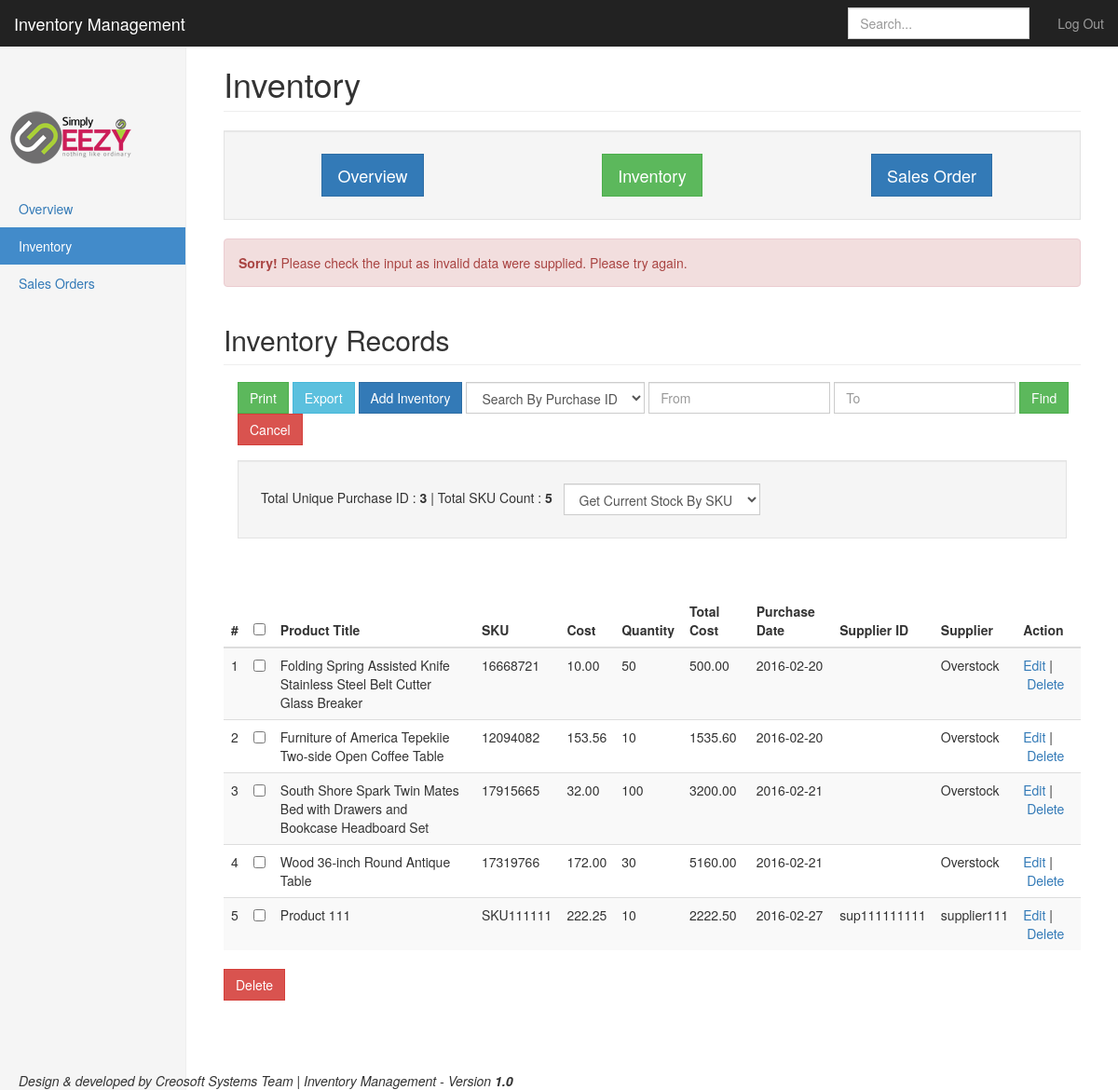
The page /inventory.php?invalid=1 (signed in) on the database its author committed.
### tables this page shows
CREATE TABLE IF NOT EXISTS `inventory` (
  `id` int(11) NOT NULL AUTO_INCREMENT,
  `purchase_id` varchar(50) NOT NULL,
  `supplier_id` varchar(150) NOT NULL,
  `purchase_date` date NOT NULL,
  `sku` varchar(100) NOT NULL,
  `title` varchar(250) NOT NULL,
  `supplier` varchar(250) NOT NULL,
  `cost_price` decimal(10,2) NOT NULL DEFAULT '0.00',
  `quantity` int(11) NOT NULL,
  `total_cost` decimal(10,2) NOT NULL DEFAULT '0.00',
  `status` int(11) NOT NULL DEFAULT '1',
  `date_added` datetime NOT NULL,
  `date_modified` datetime NOT NULL,
  `product_image` varchar(250) DEFAULT NULL,
  PRIMARY KEY (`id`),
  UNIQUE KEY `sku` (`sku`)
);

### inventory.php (the view, shortened to what this page needs)
<?php
include('db.php');
$limit = 10;
if (isset($_GET["page"])) { $page  = $_GET["page"]; } else { $page=1; };
$start_from = ($page-1) * $limit;
$qInv = (isset($_REQUEST['searchInventory']))?$_REQUEST['searchInventory']:'';
$from_date = (isset($_REQUEST['from_date']))?urldecode($_REQUEST['from_date']):'';
$to_date = (isset($_REQUEST['to_date']))?urldecode($_REQUEST['to_date']):'';
$purchase_id = (isset($_REQUEST['purchase_id']))?$_REQUEST['purchase_id']:'';
$selectInvSql = "";
if(!empty($from_date) && !empty($to_date)){
	$from_date_ymd = date("Y-m-d", strtotime($from_date));
	$to_date_ymd = date("Y-m-d", strtotime($to_date));
	$selectInvSql = "SELECT id, purchase_id, supplier_id, title, sku, cost_price, quantity, total_cost, purchase_date, supplier FROM inventory WHERE purchase_date BETWEEN '".$from_date_ymd."' AND '".$to_date_ymd."' LIMIT $start_from, $limit";
}else if(!empty($qInv)){
	$selectInvSql = "SELECT id, purchase_id, supplier_id, title, sku, cost_price, quantity, total_cost, purchase_date, supplier FROM inventory WHERE title LIKE '%".$qInv."%' LIMIT $start_from, $limit";
}else if(!empty($purchase_id)){
	$selectInvSql = "SELECT id, purchase_id, supplier_id, title, sku, cost_price, quantity, total_cost, purchase_date, supplier FROM inventory WHERE purchase_id LIKE '%".$purchase_id."%' LIMIT $start_from, $limit";
}else{
	$selectInvSql = "SELECT id, purchase_id, supplier_id, title, sku, cost_price, quantity, total_cost, purchase_date, supplier FROM inventory LIMIT $start_from, $limit";
}
if(!empty($selectInvSql)){
	$selectInvSqlStatement = $myMySQLPDOCon->prepare($selectInvSql);
	$selectInvSqlParameter = array();
	$selectInvSqlStatement->execute($selectInvSqlParameter);
	$inventoryRecords = array();
	$inventoryRecords = $selectInvSqlStatement->fetchAll();
}
function getCount($field){
	global $myMySQLPDOCon;
	$selectInvSql3 = "SELECT DISTINCT(`".$field."`) FROM inventory";
	$selectInvSqlStatement3 = $myMySQLPDOCon->prepare($selectInvSql3);
	$selectInvSqlParameter3 = array();
	$selectInvSqlStatement3->execute($selectInvSqlParameter3);
	$inventoryRecords3 = $selectInvSqlStatement3->fetchAll();
	return count($inventoryRecords3);
}
	$total_records = 0;
	$selectInvSql4 = "SELECT count(*) AS total_record FROM inventory";
	$selectInvSqlStatement4 = $myMySQLPDOCon->prepare($selectInvSql4);
	$selectInvSqlParameter4 = array();
	$selectInvSqlStatement4->execute($selectInvSqlParameter4);
	$inventoryRecords4 = $selectInvSqlStatement4->fetchAll();
	if(count($inventoryRecords4)>0){
		$total_records = $inventoryRecords4[0]["total_record"];
	}
?>
<!DOCTYPE html>
<html lang="en">
  <head>
    <link href="css/bootstrap.min.css" rel="stylesheet">
    <link href="css/ie10-viewport-bug-workaround.css" rel="stylesheet">
    <link href="css/dashboard.css" rel="stylesheet">
  </head>
  <body>
    <nav class="navbar navbar-inverse navbar-fixed-top">
      <div class="container-fluid">
        <div class="navbar-header">
		  <a class="navbar-brand" href="#">Inventory Management</a>
        </div>
        <div id="navbar" class="navbar-collapse collapse">
          <ul class="nav navbar-nav navbar-right">
            <li><a href="logout.php">Log Out</a></li>
          </ul>
          <form class="navbar-form navbar-right">
            <input type="text" id="searchInventory" name="searchInventory" class="form-control" placeholder="Search..." value="<?php if(isset($qInv)){echo $qInv;}?>">
          </form>
        </div>
      </div>
    </nav>
    <div class="container-fluid">
      <div class="row">
        <div class="col-sm-3 col-md-2 sidebar">
          <ul class="nav nav-sidebar">
		  <br><img src="images/SimplyEezyLogo.png" ><br>
            <li><a href="dashboard.php">Overview <span class="sr-only">(current)</span></a></li>
			<li class="active"><a href="inventory.php">Inventory</a></li>
			<li><a href="sales.php">Sales Orders</a></li>
          </ul>
         <div style="position:fixed;bottom:0px;margin-right:right;margin-left:auto; font-style:italic"><footer>Design & developed by Creosoft Systems Team | Inventory Management - Version <strong>1.0</strong> </footer></div>
        </div>
        <div class="col-sm-9 col-sm-offset-3 col-md-10 col-md-offset-2 main">
          <h1 class="page-header">Inventory</h1>
		<div class="well well-lg">
			<div class="row">
				<div style=" text-align:center;">
					<div class="col-xs-4">
						<button type="button" class="btn btn-primary btn-lg" onClick='location.href="dashboard.php";'>Overview</button>
					</div>
					<div class="col-xs-4">
						<button type="button" class="btn btn-success btn-lg" onClick='location.href="inventory.php";'>Inventory</button>
					</div>
					<div class="col-xs-4">
						<button type="button" class="btn btn-primary btn-lg" onClick='location.href="sales.php";'>Sales Order</button>
					</div>
				</div>
			</div>
		</div>
		<?php
		$act = "";
		if($act == "added" || $act == "deleted" || $act == "updated"){
		?>
		<div class="alert alert-success" role="alert">
		<strong>Great!</strong> You have successfully <?php echo $act;?> the inventory record.
		</div>
		<?php }elseif($act == "could not be added" || $act == "could not be deleted" || $act == "could not be updated"){ ?>
		<div class="alert alert-danger" role="alert">
			<strong>Sorry!</strong> The inventory record <?php echo $act;?>, Please try again.
		</div>
		<?php }elseif(isset($_REQUEST['invalid'])){ ?>
		<div class="alert alert-danger" role="alert">
			<strong>Sorry!</strong> <?php echo (!empty($_REQUEST['message']))?urldecode($_REQUEST['message']):'Please check the input as invalid data were supplied.';?> Please try again.
		</div>
         <?php } ?>
			<div class="row">
				<div class="col-sm-12">
				<h2 class="sub-header">Inventory Records</h2>
				</div>
			</div>
			<div class="row">
				<div class="col-sm-12">
					<form class="navbar-form navbar-right" name="dateRangeForm" id="dateRangeForm">
					<button onClick="PrintDiv();" type="button" class="btn btn-success btn-large">Print</button>
						<button onClick="location.href='exportInventory.php?sql=<?php echo base64_encode($selectInvSql);?>';" type="button" class="btn btn-info btn-large">Export</button>
						<button onClick="location.href='addInventoryRecord.php';" type="button" class="btn btn-primary btn-large">Add Inventory</button>
						<select name="purchase_id" id="purchase_id" class="form-control" onChange="findPurchaseByID(this.value);">
						<option value="">Search By Purchase ID</option>
						</select>
						<input type="text" name="from_date" id="from_date"  class="form-control" placeholder="From" value="<?php if(isset($_REQUEST['from_date'])){echo $_REQUEST['from_date'];}?>" >
						<input type="text" name="to_date" id="to_date"  class="form-control" placeholder="To" value="<?php if(isset($_REQUEST['to_date'])){echo $_REQUEST['to_date'];}?>" >
						<button type="submit" class="btn btn-success btn-large">Find</button>
						<button id="resetButton" type="reset" class="btn btn-danger btn-large">Cancel</button>
					</form>
					<link rel="stylesheet" href="//code.jquery.com/ui/1.11.4/themes/smoothness/jquery-ui.css">
				</div>
			</div>
		<div class="row">
				<div class="col-sm-12">
				<form class="navbar-form navbar-center" name="dateRangeForm" id="dateRangeForm">
				<div class="well well-lg">Total Unique Purchase ID : <strong><?php echo getCount("purchase_id"); ?></strong> | Total SKU Count : <strong><?php echo getCount("sku"); ?></strong>&nbsp;&nbsp;
				<select name="sku" id="sku" class="form-control" onChange="getStockBySKU(this.value);">
						<option value="">Get Current Stock By SKU</option>
				</select>
				</div>
				</form>
				</div>
</div>
			<br><br>
          <div class="table-responsive">
		  <div id="divToPrint" style="display:block;">
		  <form name="bulk_action_form" id="bulk_action_form" action="groupInventoryDelete.php" method="post" onSubmit="return deleteConfirm();"/>
            <table class="table table-striped" id="myTable">
              <thead>
                <tr>
                  <th>#</th>
				  <th id="checkBoxColumnHeader"><input type="checkbox" name="select_all" id="select_all" value=""/></th>
                  <th>Product Title</th>
                  <th>SKU</th>
                  <th>Cost</th>
                  <th>Quantity</th>
				  <th>Total Cost</th>
			      <th>Purchase Date</th>
				  <th>Supplier ID</th>
				  <th>Supplier</th>
				  <th>Action</th>
                </tr>
              </thead>
			  <tbody>
			  <?php
			  $indx=1;
			  if(count($inventoryRecords)>0){
			  	foreach($inventoryRecords as $invRow){
				?>
					<tr>
					  <td><?php echo $indx;?></td>
					  <td id="checkBoxColumnData" align="center"><input type="checkbox" name="checked_id[]" class="checkbox" value="<?php echo $invRow['id']; ?>"/></td>
					  <td><?php echo $invRow["title"];?></td>
					  <td><?php echo $invRow["sku"];?></td>
					  <td><?php echo $invRow["cost_price"];?></td>
					  <td><?php echo $invRow["quantity"];?></td>
					  <td><?php echo $invRow["total_cost"];?></td>
					  <td><?php echo $invRow["purchase_date"];?></td>
					  <td><?php echo $invRow["supplier_id"];?></td>
					  <td><?php echo $invRow["supplier"];?></td>
					  <td><a href="addInventoryRecord.php?id=<?php echo $invRow["id"];?>">Edit</a>&nbsp;|&nbsp;<a onClick="javascript:confirmDelete('<?php echo $invRow["id"];?>');" href="javascript:void(0)">Delete</a></td>
					</tr>
				<?php
				$indx++;
				}
			  }else{
			  ?>
                <tr>
                  <td colspan="9">No record available!</td>
                </tr>
			  <?php
			  }
			  ?>
			</tbody>
            </table>
			<?php if($total_records>1){?>
				<input type="submit" class="btn btn-danger" name="bulk_delete_submit" id="bulk_delete_submit" value="Delete"/>
			<?php } ?>
			<br><br>
			<table class="table table-striped">
			<thead>
			<tr>
			<td colspan="9">
			</td>
			</tr>
			</table>
			</div>
          </div>
        </div>
      </div>
    </div>
  </body>
</html>

### css/dashboard.css (style rules this page uses)
body { padding-top: 50px; }
.sub-header { padding-bottom: 10px; border-bottom: 1px solid #eee; }
.navbar-fixed-top { border: 0; }
.sidebar { display: none; }
@media (min-width: 768px) { .sidebar { position: fixed; top: 51px; bottom: 0; left: 0; z-index: 1000; display: block; padding: 20px; overflow-x: hidden; overflow-y: auto; background-color: #f5f5f5; border-right: 1px solid #eee; } }
.nav-sidebar { margin-right: -21px; margin-bottom: 20px; margin-left: -20px; }
.nav-sidebar > li > a { padding-right: 20px; padding-left: 20px; }
.nav-sidebar > .active > a, .nav-sidebar > .active > a:hover, .nav-sidebar > .active > a:focus { color: #fff; background-color: #428bca; }
.main { padding: 20px; }
@media (min-width: 768px) { .main { padding-right: 40px; padding-left: 40px; } }
.main .page-header { margin-top: 0; }

### rows shown on the page
inventory: title "Folding Spring Assisted Knife Stainless Steel Belt Cutter Glass Breaker", sku "16668721", cost_price "10.00", quantity "50", total_cost "500.00", purchase_date "2016-02-20", supplier "Overstock"
inventory: title "Furniture of America Tepekiie Two-side Open Coffee Table", sku "12094082", cost_price "153.56", quantity "10", total_cost "1535.60", purchase_date "2016-02-20", supplier "Overstock"
inventory: title "South Shore Spark Twin Mates Bed with Drawers and Bookcase Headboard Set", sku "17915665", cost_price "32.00", quantity "100", total_cost "3200.00", purchase_date "2016-02-21", supplier "Overstock"
inventory: title "Wood 36-inch Round Antique Table", sku "17319766", cost_price "172.00", quantity "30", total_cost "5160.00", purchase_date "2016-02-21", supplier "Overstock"
inventory: title "Product 111", sku "SKU111111", cost_price "222.25", quantity "10", total_cost "2222.50", purchase_date "2016-02-27", supplier "sup111111111", supplier "supplier111"

### other values the page prints
getCount("purchase_id") "3"
getCount("sku") "5"
